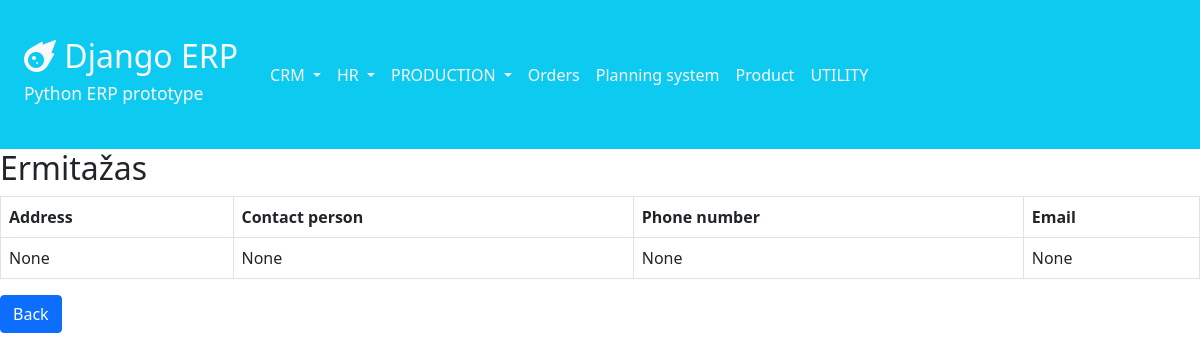
Page /crm/suppliers/2/ on the committed database.
### crm/models.py (models this page shows, shortened)
class Supplier(models.Model):
    supplier_name = models.CharField(max_length=100, blank=True, null=True)
    address = models.CharField(max_length=100, blank=True, null=True)
    contact_person = models.CharField(max_length=100, blank=True, null=True)
    phone_number = models.CharField(max_length=20, blank=True, null=True)
    email = models.EmailField(blank=True, null=True)
    class Meta:
        ordering = ['supplier_name']

### crm/views.py (the view)
# urls.py: path('suppliers/<int:pk>/', views.supplier_detail, name='supplier_detail'),
def supplier_detail(request, pk):
    supplier = get_object_or_404(Supplier, pk=pk)
    return render(request, 'crm/suppliers/supplier_detail.html', {'supplier': supplier})

### crm/templates/crm/suppliers/supplier_detail.html
{% extends 'navbar.html' %}
{% block content %}
    <h2>{{ supplier.supplier_name }}</h2>
    <table class="table table-bordered">
        <thead>
        <tr>
            <th>Address</th>
            <th>Contact person</th>
            <th>Phone number</th>
            <th>Email</th>
        </tr>
        </thead>
        <tbody>
            <tr>
                <td>{{ supplier.address }}</td>
                <td>{{ supplier.contact_person }}</td>
                <td>{{ supplier.phone_number }}</td>
                <td>{{ supplier.email }}</td>
            </tr>
        </tbody>
    </table>
        <a href="{% url 'crm:supplier_list' %}" class="btn btn-primary">Back</a>
{% endblock %}

### rows in the picture
Supplier: supplier_name "Ermitažas", address "None", contact_person "None", phone_number "None", email "None"
